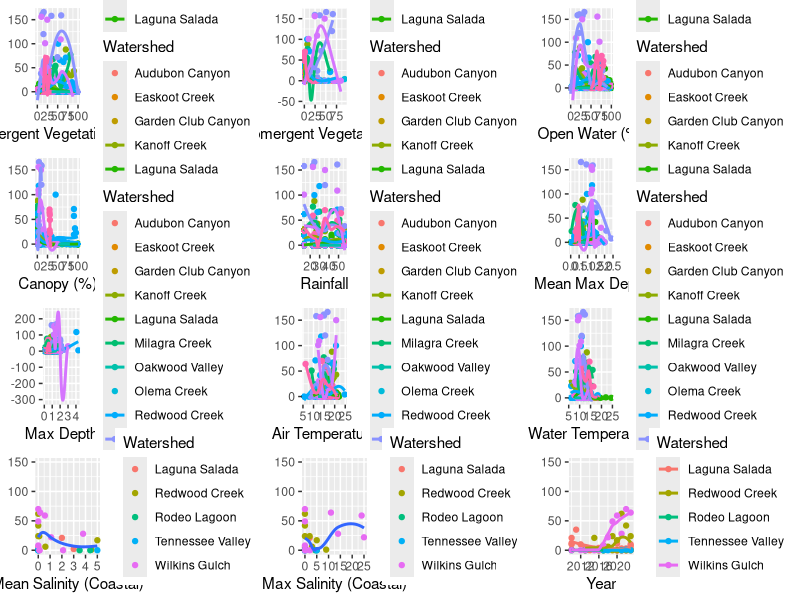

This figure's R source:
# plots of covariate raw data between years
library(ggplot2)
library(tidyverse)
library(cowplot)

setwd(here::here("code"))
between_year_data <- read_csv(here::here("data", "between_year_data.csv"))


#### mean_percent_emerg ####
# emergent vegetation vs. egg masses
emergent_plot <- between_year_data %>% 
  ggplot(aes(x=mean_percent_emerg, y=num_egg_masses, color=Watershed)) +
  geom_point() +
  geom_smooth(se=FALSE) +
  xlab("Emergent Vegetation (%)") +
  ylab(NULL)

# emergent vs. time
emergent_BRD_plot <- between_year_data %>% 
  ggplot(aes(x=BRDYEAR, y=mean_percent_emerg, color=Watershed)) +
  geom_point() +
  geom_smooth()

#### mean_percent_sub ####
# submerg vs. egg masses
submergent_plot <- between_year_data %>% 
  ggplot(aes(x=mean_percent_sub, y=num_egg_masses, color=Watershed)) +
  geom_point() +
  geom_smooth(se=FALSE) +
  xlab("Submergent Vegetation (%)")  +
  ylab(NULL)

## submerg vs. time
subemergent_BRD_plot <- between_year_data %>% 
  ggplot(aes(x=BRDYEAR, y=mean_percent_sub, color=Watershed)) +
  geom_point() +
  geom_smooth()

#### mean_percent_water ####
# open water vs. egg masses
open_water_plot <- between_year_data %>% 
  ggplot(aes(x=mean_percent_water, y=num_egg_masses, color=Watershed)) +
  geom_point() +
  geom_smooth(se=FALSE) +
  xlab("Open Water (%)") +
  ylab(NULL)

## open water vs. time
open_water_BRD_plot <- between_year_data %>% 
  ggplot(aes(x=BRDYEAR, y=mean_percent_water, color=Watershed)) +
  geom_point() +
  geom_smooth()

#### interpolated_canopy ####
# canopy vs. egg masses
canopy_plot <- between_year_data %>% 
  ggplot(aes(x=interpolated_canopy, y=num_egg_masses, color=Watershed)) +
  geom_point() +
  geom_smooth(se=FALSE) +
  xlab("Canopy (%)") +
  ylab(NULL)

## canopy vs. time
canopy_BRD_plot <- between_year_data %>% 
  ggplot(aes(x=BRDYEAR, y=interpolated_canopy, color=Watershed)) +
  geom_point() +
  geom_smooth()

#### yearly_rain ####
# yearly rain vs. egg masses
rain_plot <- between_year_data %>% 
  ggplot(aes(x=yearly_rain, y=num_egg_masses, color=Watershed)) +
  geom_point() +
  geom_smooth(se=FALSE) +
  xlab("Rainfall") +
  ylab(NULL)

## yearly rain vs. time
rain_BRD_plot <- between_year_data %>% 
  ggplot(aes(x=BRDYEAR, y=yearly_rain, color=Watershed)) +
  geom_point() +
  geom_smooth()

#### mean_max_depth ####
# mean_max_depth vs. egg masses
mean_max_depth_plot <- between_year_data %>% 
  ggplot(aes(x=mean_max_depth, y=num_egg_masses, color=Watershed)) +
  geom_point() +
  geom_smooth(se=FALSE) +
  xlab("Mean Max Depth") +
  ylab(NULL)

## mean_max_depth vs. time
mean_max_depth_BRD_plot <- between_year_data %>% 
  ggplot(aes(x=BRDYEAR, y=mean_max_depth, color=Watershed)) +
  geom_point() +
  geom_smooth()

#### max_depth ####
# max_depth vs. egg masses
max_depth_plot <- between_year_data %>% 
  ggplot(aes(x=max_depth, y=num_egg_masses, color=Watershed)) +
  geom_point() +
  geom_smooth(se=FALSE) +
  xlab("Max Depth") +
  ylab(NULL)

## max_depth vs. time
max_depth_BRD_plot <- between_year_data %>% 
  ggplot(aes(x=BRDYEAR, y=max_depth, color=Watershed)) +
  geom_point() +
  geom_smooth()

#### AirTemp ####
# AirTemp vs. egg masses
AirTemp_plot <- between_year_data %>% 
  ggplot(aes(x=AirTemp, y=num_egg_masses, color=Watershed)) +
  geom_point() +
  geom_smooth(se=FALSE) +
  xlab("Air Temperature") +
  ylab(NULL)

## AirTemp vs. time
AirTemp_BRD_plot <- between_year_data %>% 
  ggplot(aes(x=BRDYEAR, y=AirTemp, color=Watershed)) +
  geom_point() +
  geom_smooth()

#### WaterTemp ####
# WaterTemp vs. egg masses
WaterTemp_plot <- between_year_data %>% 
  ggplot(aes(x=WaterTemp, y=num_egg_masses, color=Watershed)) +
  geom_point() +
  geom_smooth(se=FALSE) +
  xlab("Water Temperature") +
  ylab(NULL)

## WaterTemp vs. time
WaterTemp_BRD_plot <- between_year_data %>% 
  ggplot(aes(x=BRDYEAR, y=WaterTemp, color=Watershed)) +
  geom_point() +
  geom_smooth()

#### mean_salinity:CoastalSite ####
#TODO: do these look right?
coastal_between_year_data <- between_year_data %>% 
  filter(CoastalSite == TRUE)

# mean_salinity vs. egg masses
mean_salinity_plot <- coastal_between_year_data %>% 
  ggplot(aes(x=mean_salinity, y=num_egg_masses)) +
  geom_point(aes(color=Watershed)) +
  geom_smooth(se=FALSE) +
  xlab("Mean Salinity (Coastal)") +
  ylab(NULL) +
  ylim(0,150)

## mean_salinity vs. time
mean_salinity_BRD_plot <- coastal_between_year_data %>% 
  ggplot(aes(x=BRDYEAR, y=mean_salinity, color=Watershed)) +
  geom_point() +
  geom_smooth()

#### max_salinity:CoastalSite ####
# max_salinity vs. egg masses
max_salinity_plot <- coastal_between_year_data %>% 
  ggplot(aes(x=max_salinity, y=num_egg_masses)) +
  geom_point(aes(color=Watershed)) +
  geom_smooth(se=FALSE) +
  xlab("Max Salinity (Coastal)") +
  ylab(NULL) +
  ylim(0,150)

## max_salinity vs. time
max_salinity_BRD_plot <- coastal_between_year_data %>% 
  ggplot(aes(x=BRDYEAR, y=max_salinity, color=Watershed)) +
  geom_point() +
  geom_smooth()

#### year ####
# year vs. egg masses
egg_BRD_plot <- coastal_between_year_data %>% 
  ggplot(aes(x=BRDYEAR, y=num_egg_masses, color=Watershed)) +
  geom_point() +
  geom_smooth(se=FALSE) +
  xlab("Year") +
  ylab(NULL) +
  ylim(0,150)


#### combined output with egg masses####
# saved in Ouput folder
plot_grid(emergent_plot, submergent_plot, open_water_plot, canopy_plot, rain_plot, mean_max_depth_plot, max_depth_plot, AirTemp_plot, WaterTemp_plot, mean_salinity_plot, max_salinity_plot, egg_BRD_plot, nrow=4)

